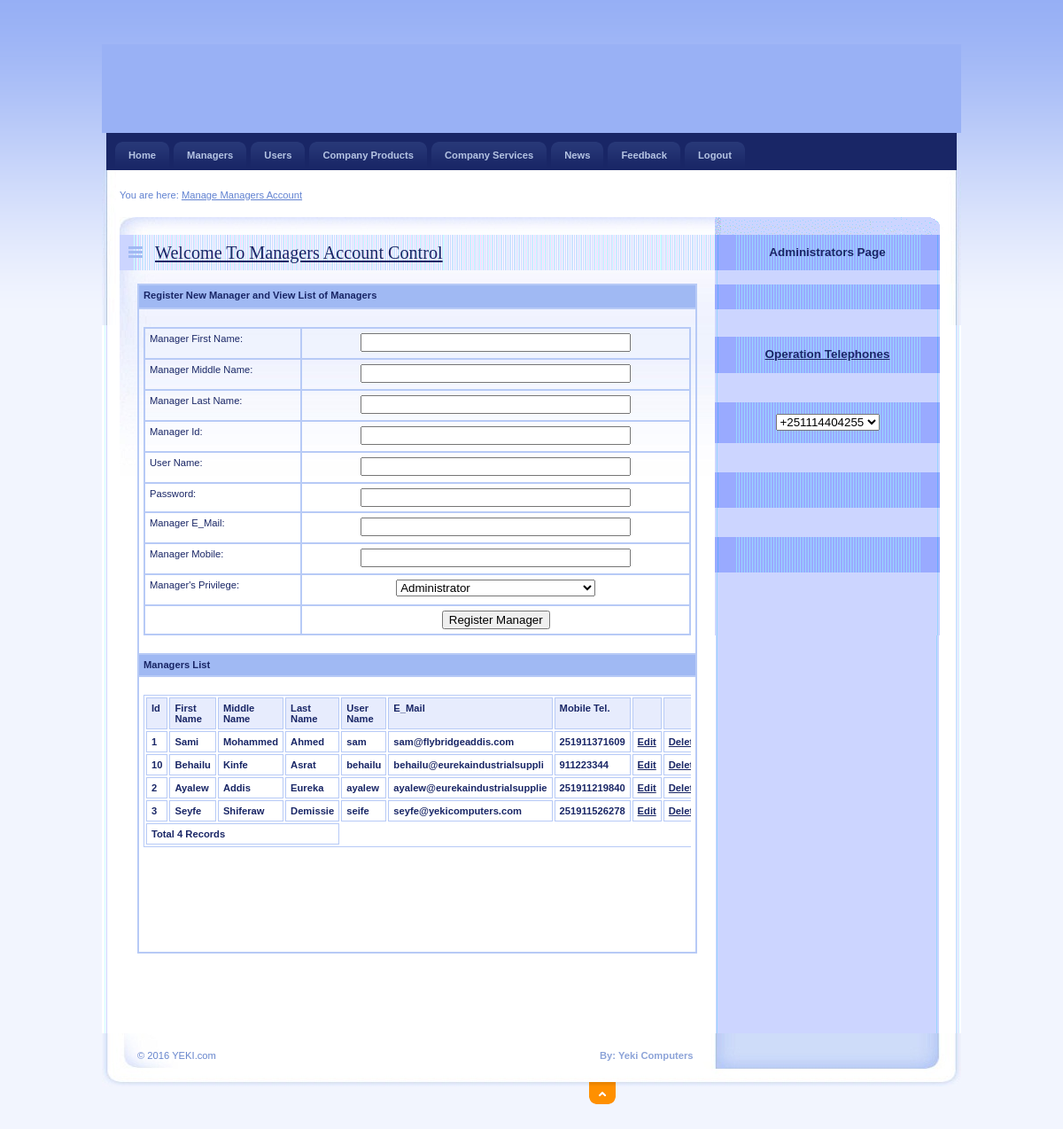
The app's page /Administrator/ManageManagers1.php with its own data.
### tables this page shows
CREATE TABLE IF NOT EXISTS `account` (
  `AccountId` int(11) NOT NULL AUTO_INCREMENT,
  `AdminId` int(11) NOT NULL,
  `UserId` int(11) NOT NULL,
  `UserName` varchar(20) NOT NULL,
  `Password` varchar(20) NOT NULL,
  `FirstName` varchar(20) NOT NULL,
  `MiddleName` varchar(20) NOT NULL,
  `LastName` varchar(20) NOT NULL,
  `Type` varchar(20) NOT NULL,
  PRIMARY KEY (`AccountId`)
);

### Administrator/ManageManagers1.php (the view, shortened to what this page needs)
<html xmlns="http://www.w3.org/1999/xhtml" xml:lang="cs" lang="cs">
<head>
    <link rel="stylesheet" media="screen,projection" type="text/css" href="./css/main.css" />
    <link rel="stylesheet" media="print" type="text/css" href="./css/print.css" />
    <link rel="stylesheet" media="aural" type="text/css" href="./css/aural.css" />
    <link href="../SpryAssets/SpryValidationTextField.css" rel="stylesheet" type="text/css" />
</head>
<body id="www-url-cz">
<div id="main" class="box">
<?php
include "Header.php"
?>
<?php
include "menu.php"
?>
    <div id="page" class="box">
    <div id="page-in" class="box">
        <div id="strip" class="box noprint">
            <p id="breadcrumbs">You are here: <a href="ManageManagers.php">Manage Managers Account</a></p>
        </div>
        <div id="content">
            <div class="article">
              <h2><span><a href="#">Welcome To Managers Account Control</a></span></h2>
                  <table width="100%" border="0" cellspacing="0" cellpadding="0">
        <tr>
          <td height="27" bgcolor="#A0B9F3"><strong>Register New Manager and View List of Managers</strong></td>
        </tr>
        <tr>
          <td height="26"><form id="form1" name="form1" method="post" action="InsertManagers.php">
            <table width="100%" height="95" border="0" cellpadding="0" cellspacing="0">
              <tr>
                <td height="35"><span class="style10">Manager First Name:</span></td>
                <td><span id="sprytextfield3">
                  <label>
		  <div align="center">
                  <input type="text" name="txtManagerFirstName" id="txtManagerFirstName" size="35"/>
                  </div></label>
                  <span class="textfieldRequiredMsg">A value is required.</span></span></td>
              </tr>
	      <tr>
                <td height="35"><span class="style10">Manager Middle Name:</span></td>
                <td><span id="sprytextfield7">
                  <label>
		  <div align="center">
                  <input type="text" name="txtManagerMiddleName" id="txtManagerMiddleName" size="35"/>
                  </div></label>
                  <span class="textfieldRequiredMsg">A value is required.</span></span></td>
              </tr>
              <tr>
                <td height="35"><span class="style10">Manager Last Name:</span></td>
                <td><span id="sprytextfield8">
                  <label>
		  <div align="center">
                  <input type="text" name="txtManagerLastName" id="txtManagerLastName" size="35"/>
                  </div></label>
                  <span class="textfieldRequiredMsg">A value is required.</span></span></td>
              </tr>
              <tr>
                <td height="35"><span class="style10">Manager Id:</span></td>
                <td><span id="sprytextfield4">
                  <label>
		  <div align="center">
                  <input type="text" name="txtManagerId" id="txtManagerId" size="35"/>
                  </div></label>
                  <span class="textfieldRequiredMsg">A value is required.</span></span></td>
              </tr>
              <tr>
                <td height="35"><span class="style10">User Name:</span></td>
                <td><span id="sprytextfield1">
                  <label>
		  <div align="center">
                  <input type="text" name="txtUserName" id="txtUserName" size="35"/>
                  </div></label>
                  <span class="textfieldRequiredMsg">A value is required.</span></span></td>
              </tr>
              <tr>
                <td><span class="style10">Password:</span></td>
                <td><span id="sprytextfield2">
                  <label>
		  <div align="center">
                  <input type="password" name="txtPassword" id="txtPassword" size="35"/>
                  </div></label>
                  <span class="textfieldRequiredMsg">A value is required.</span></span></td>
              </tr>
              <tr>
                <td height="35"><span class="style10">Manager E_Mail:</span></td>
                <td><span id="sprytextfield5">
                  <label>
		  <div align="center">
                  <input type="text" name="txtEmail" id="txtEmail" size="35"/>
                  </div></label>
                  <span class="textfieldRequiredMsg">A value is required.</span></span></td>
              </tr>
              <tr>
                <td height="35"><span class="style10">Manager Mobile:</span></td>
                <td><span id="sprytextfield6">
                  <label>
		  <div align="center">
                  <input type="text" name="txtMobile" id="txtMobile" size="35"/>
                  </div></label>
                  <span class="textfieldRequiredMsg">A value is required.</span></span></td>
              </tr>
	      <tr>
                <td height="35"><span class="style10">Manager's Privilege:</span></td>
                <td><label><div align="center">
                  <select style="width: 225px" name="cmbManager" id="cmbManager">
                  <option value="Administrator">Administrator</option>
                  </select>
                  </div></label></td>
              </tr>
              <tr>
                <td>&nbsp;</td>
                <td><label>
		<div align="center">
                  <input type="submit" name="button" id="button" value="Register Manager" />
                </div></label></td>
              </tr>
            </table>
                    </form>            </td>
        </tr>
        <tr>
          <td height="25" bgcolor="#A0B9F3"><strong>Managers List</strong></td>
        </tr>
        <tr>
            <td>
            <div style="overflow:scroll; width:618px;height:300px" >
            <table width="100%" border="1" bordercolor="#1CB5F1" >
<tr>
<th height="32" bgcolor="#1CB5F1" class="style3"><div align="left" class="style9 style5"><strong>Id</strong></div></th>
<th bgcolor="#1CB5F1" class="style3"><div align="left" class="style9 style5"><strong>First Name</strong></div></th>
<th bgcolor="#1CB5F1" class="style3"><div align="left" class="style9 style5"><strong>Middle Name</strong></div></th>
<th bgcolor="#1CB5F1" class="style3"><div align="left" class="style9 style5"><strong>Last Name</strong></div></th>
<th bgcolor="#1CB5F1" class="style3"><div align="left" class="style9 style5"><strong>User Name</strong></div></th>
<th bgcolor="#1CB5F1" class="style3"><div align="left" class="style9 style5"><strong>E_Mail</strong></div></th>
<th bgcolor="#1CB5F1" class="style3"><div align="left" class="style9 style5"><strong>Mobile Tel.</strong></div></th>
<th bgcolor="#1CB5F1" class="style3"><div align="left" class="style9 style5"><strong> </strong></div></th>
<th bgcolor="#1CB5F1" class="style3"><div align="left" class="style12"> </div></th>
</tr>
<?php
include_once("chemicals.php");
$sql = "select administrator.*,account.* from administrator INNER JOIN account ON administrator.AdminId=account.AdminId ORDER BY administrator.AdministratorId";
$result = mysqli_query($con,$sql) or die(mysqli_error($con));
while($row = mysqli_fetch_array($result))
{
$Id=$row['AdminId'];
$ManagerId=$row['AdministratorId'];
$UserName=$row['UserName'];
$FirstName=$row['FirstName'];
$MiddleName=$row['MiddleName'];
$LastName=$row['LastName'];
$EMail=$row['e_mail'];
$MobileTel=$row['Admin_Tel'];
?>
<tr>
<td class="style3"><div align="left" class="style9 style5"><strong><?php echo $ManagerId;?></strong></div></td>
<td class="style3"><div align="left" class="style9 style5"><strong><?php echo $FirstName;?></strong></div></td>
<td class="style3"><div align="left" class="style9 style5"><strong><?php echo $MiddleName;?></strong></div></td>
<td class="style3"><div align="left" class="style9 style5"><strong><?php echo $LastName;?></strong></div></td>
<td class="style3"><div align="left" class="style9 style5"><strong><?php echo $UserName;?></strong></div></td>
<td class="style3"><div align="left" class="style9 style5"><strong><?php echo $EMail;?></strong></div></td>
<td class="style3"><div align="left" class="style9 style5"><strong><?php echo $MobileTel;?></strong></div></td>
<td class="style3"><div align="left" class="style9 style5"><strong><a href="EditManagers.php?UserId=<?php echo $Id;?>">Edit</a></strong></div></td>
<td class="style3"><div align="left" class="style9 style5"><strong><a href="JavaScript:if(confirm('Confirm Delete?')==true){window.location='DeleteManagers.php?UserId=<?php echo $Id;?>';}">Delete</a></strong></div></td>
</tr>
<?php
}
$records = mysqli_num_rows($result);
?>
<tr>
<td colspan="4" class="style3"><div align="left" class="style12"><?php echo "Total ".$records." Records"; ?> </div></td>
</tr>
</table>
     </div>
      </td>
        </tr>
      </table>
              <p class="btn-more box noprint">&nbsp;</p>
          </div>
        </div>
<?php
include "right.php"
?>
    </div>
    </div>
<?php
include "footer.php"
?>
</div>
</body>
</html>

### Administrator/css/main.css (style rules this page uses)
* { min-height:1px; }
body { border:0; margin:0; padding:0; background:#F2F5FE url("../design/bg.gif") 0 0 repeat-x; font:70%/160% "verdana",sans-serif; color:#192666; _text-align:center; }
a { color:#192666; }
p { border:0; margin:15px 0; padding:0; line-height:30px; }
div { display:block; border:0; margin:0; padding:0; }
h1, h2, h3, h4, h5 { border:0; margin:15px 0 10px 0; padding:0; font-weight:bold; }
h2 { font-size:180%; line-height:100%; font-family:"georgia",serif; font-weight:normal; }
table { display:table; margin:15px 0; padding:0; border:1px solid #B7CAF6; font-size:100%; }
tr { display:table-row; }
th, td { display: table-cell; border:1px solid #B7CAF6; margin:0; padding:5px; vertical-align:top; text-align:left; }
th { background:#E7ECFD; text-align:center; color:#192666; font-weight:bold; }
form { border:0; margin:0; padding:0; }
a, img, span { border:0; margin:0; padding:0; }
strong, .strong { font-weight:bold; }
.box { min-height:1px; _height:1px; }
.box:after { content:"."; display:block; line-height:0px; font-size:0px; visibility:hidden; clear:both; }
#main { width:970px; margin:50px auto 0 auto; _text-align:left; }
#page { width:970px; min-height:1px; background:#FFF url("../design/bg_page.gif") 0 0 repeat-y; _height:1px; }
#page-in { min-height:1px; padding:10px 0; background:url("../design/bg_page_in.jpg") 0 0 no-repeat; _height:1px; }
#strip { position:relative; clear:both; padding:3px 20px 10px 20px; color:#6182D1; }
#strip p { margin:0; }
#strip a { color:#6182D1; }
#strip #breadcrumbs { width:730px; margin:0; padding:0; }
#content { float:left; width:672px; _width:550px; margin:0; padding:0 0 0 20px; }
#content .article { clear:both; margin:0; padding:20px; background:url("../design/content_article_bg.jpg") 0 0 no-repeat; }
#content .article h2 { margin:0 -20px; padding:10px; background:#DEE5FD url("../design/content_title_bg.gif") 0 0 repeat-y; color:#192666; }
#content .article h2 span { background:url("../design/ico_list.gif") 0 50% no-repeat; padding-left:30px; }
#content .article p { text-align:justify; }
#content .btn-more { margin:0 0 15px 0; padding:0; border:0; position:relative; }

### Administrator/css/print.css (style rules this page uses)
body { border:0; margin:0; padding:0; font-size:12pt }
a { color:#000; text-decoration:none; }
h1, h2, h3 { page-break-after:avoid; page-break-inside:avoid; }
table { border-collapse: collapse; border-width:1px; border-style:solid; }
th, td { display:table-cell; border-width:1px; border-style:solid; }
.noprint { display:none; }

### Administrator/css/aural.css (style rules this page uses)
body { voice-family:paul,male; volume:loud; speech-rate:slow; richness:90; stress:20; }
h1, h2, h3, h4, h5 { cue-before:url("ping.au"); }
p, table { pause:50ms; }
strong { pitch:medium; pitch-range:60; stress:90; richness:90; }

### Administrator/ManageManagers1.php (style rules this page uses)
.style3 { font-weight: bold }

### records on screen
account: AdminId.AdministratorId "1", FirstName "Sami", MiddleName "Mohammed", LastName "Ahmed", UserName "sam", AdminId.e_mail "sam@flybridgeaddis.com", AdminId.Admin_Tel "251911371609"
account: AdminId.AdministratorId "10", FirstName "Behailu", MiddleName "Kinfe", LastName "Asrat", UserName "behailu", AdminId.e_mail "behailu@eurekaindustrialsuppli", AdminId.Admin_Tel "911223344"
account: AdminId.AdministratorId "2", FirstName "Ayalew", MiddleName "Addis", LastName "Eureka", UserName "ayalew", AdminId.e_mail "ayalew@eurekaindustrialsupplie", AdminId.Admin_Tel "251911219840"
account: AdminId.AdministratorId "3", FirstName "Seyfe", MiddleName "Shiferaw", LastName "Demissie", UserName "seife", AdminId.e_mail "seyfe@yekicomputers.com", AdminId.Admin_Tel "251911526278"

### other values on screen
$records "4"
